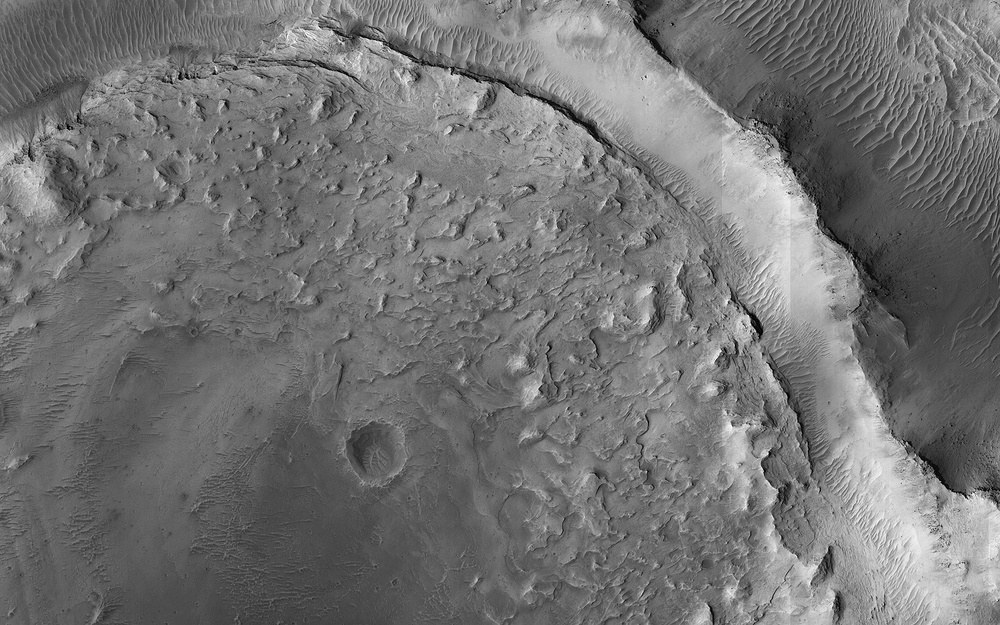
%> input picture vision/task_2  Feature Calculation/ImgPIA.jpg, 1000 x 625 px, shrunk from 1440 x 900 before the run
$ octave harlack_co_occurence.m   (GNU Octave 9; MATLAB toolbox functions it lacks are replaced by stand-ins)
%> lines starting %> are read from the running program, lines starting %| are printed output that depends on the picture
clear;close all; clc;
% Prepare image
f = imread('ImgPIA.jpg');
%> f is the input picture: size 625x1000x3 uint8; min 0, max 255, mean 115
%convert image to gray
Igray = rgb2gray(f);
[im_upperLeft, im_upperRight, im_lowerLeft, im_lowerRight] = split(Igray);
%Ignoring warnings
warning('off')

% https://uk.mathworks.com/matlabcentral/answers/24669-down-quantization-8-bit-grey-to-n-bit-grey-n-8

% Reduce the number of bits to 32
reducedImage_32 = uint8((single(Igray)/256)*2^5);
%Split image
[im32_upperLeft, im32_upperRight, im32_lowerLeft, im32_lowerRight] = split(reducedImage_32);

% Reduce the number of bits to 8
reducedImage_8 = uint8((single(Igray)/256)*2^3);
%Split image
[im8_upperLeft, im8_upperRight, im8_lowerLeft, im8_lowerRight] = split(reducedImage_8);

% Reduce the number of bits to 6
reducedImage_6 = uint8((single(Igray)/256)*2^2.58496);
%Split image
[im6_upperLeft, im6_upperRight, im6_lowerLeft, im6_lowerRight] = split(reducedImage_6);

% Reduce the number of bits to 4
reducedImage_4 = uint8((single(Igray)/256)*2^2);
%Split image
[im4_upperLeft, im4_upperRight, im4_lowerLeft, im4_lowerRight] = split(reducedImage_4);
%> in split (call 5), `upperLeft = imcrop(f, [col1 row1 col2 row2]);`:
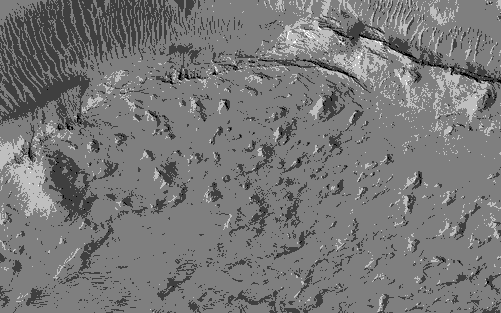
%> upperLeft: size 313x501 uint8; min 0, max 4, mean 1.88; drawn with min black and max white
%> in split (call 5), `upperRight = imcrop(f, [col3 row1 columns - col2 row2]);`:
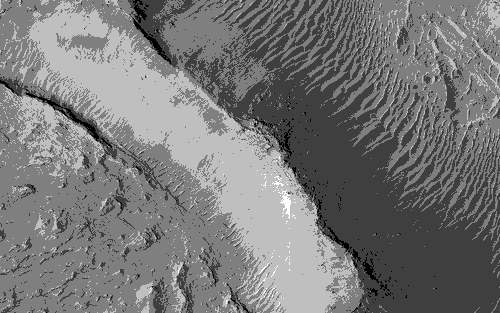
%> upperRight: size 313x500 uint8; min 0, max 4, mean 1.9; drawn with min black and max white
%> in split (call 5), `lowerLeft = imcrop(f, [col1 row3 col2 row2]);`:
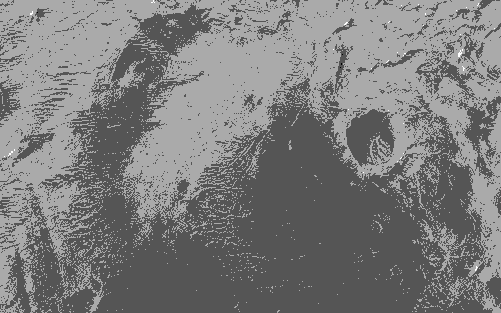
%> lowerLeft: size 313x501 uint8; min 0, max 3, mean 1.47; drawn with min black and max white
%> in split (call 5), `lowerRight = imcrop(f, [col3 row3 columns - col2 rows - row2]);`:
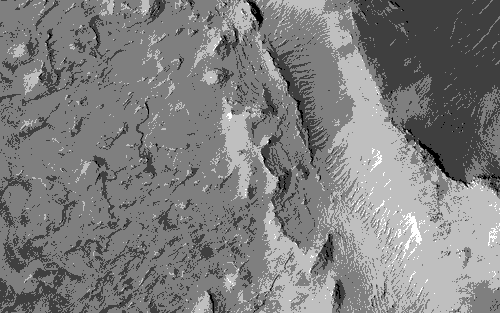
%> lowerRight: size 313x500 uint8; min 0, max 4, mean 1.99; drawn with min black and max white

% Reduce the number of bits to 2
reducedImage_2 = uint8((single(Igray)/256)*2^1);
%Split image
[im2_upperLeft, im2_upperRight, im2_lowerLeft, im2_lowerRight] = split(reducedImage_2);
%> in split (call 6), `upperRight = imcrop(f, [col3 row1 columns - col2 row2]);`:
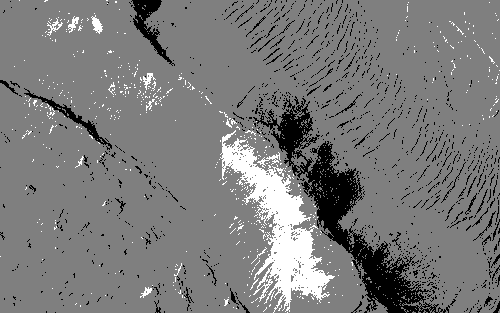
%> upperRight: size 313x500 uint8; min 0, max 2, mean 0.967; drawn with min black and max white
%> in split (call 6), `lowerRight = imcrop(f, [col3 row3 columns - col2 rows - row2]);`:
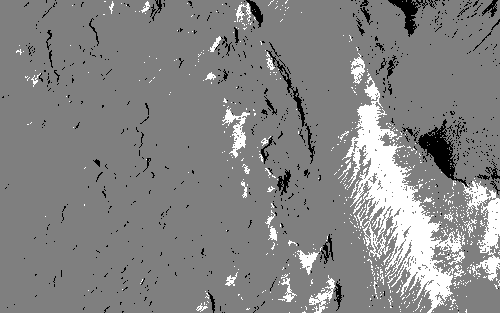
%> lowerRight: size 313x500 uint8; min 0, max 2, mean 1.05; drawn with min black and max white

%call functions and display relevant info
rotation = [0,45,90,135];

%call functions and display relevant info
disp('Grayscale image');
coocurancematrix(Igray, rotation)
disp('Grayscale image upper left');
coocurancematrix(im_upperLeft, rotation)
disp('Grayscale image upper right');
coocurancematrix(im_upperRight, rotation)
disp('Grayscale image lower left');
coocurancematrix(im_lowerLeft, rotation)
disp('Grayscale image lower right');
coocurancematrix(im_lowerRight, rotation)

disp('32 Bit image');
coocurancematrix(reducedImage_32, rotation)
disp('32 Bit image upper left');
coocurancematrix(im32_upperLeft, rotation)
disp('32 Bit image upper right');
coocurancematrix(im32_upperRight, rotation)
disp('32 Bit image lower left');
coocurancematrix(im32_lowerLeft, rotation)
disp('32 Bit image lower right');
coocurancematrix(im32_lowerRight, rotation)


disp('8 Bit image');
coocurancematrix(reducedImage_8, rotation)
disp('8 Bit image upper left');
coocurancematrix(im8_upperLeft, rotation)
disp('8 Bit image upper right');
coocurancematrix(im8_upperRight, rotation)
disp('8 Bit image lower left');
coocurancematrix(im8_lowerLeft, rotation)
disp('8 Bit image lower right');
coocurancematrix(im8_lowerRight, rotation)

disp('6 Bit image');
coocurancematrix(reducedImage_6, rotation)
disp('6 Bit image upper left');
coocurancematrix(im6_upperLeft, rotation)
disp('6 Bit image upper right');
coocurancematrix(im6_upperRight, rotation)
disp('6 Bit image lower left');
coocurancematrix(im6_lowerLeft, rotation)
disp('6 Bit image lower right');
coocurancematrix(im6_lowerRight, rotation)

disp('4 Bit image');
coocurancematrix(reducedImage_4, rotation)
disp('4 Bit image upper left');
coocurancematrix(im4_upperLeft, rotation)
disp('4 Bit image upper right');
coocurancematrix(im4_upperRight, rotation)
disp('4 Bit image lower left');
coocurancematrix(im4_lowerLeft, rotation)
disp('4 Bit image lower right');
coocurancematrix(im4_lowerRight, rotation)


disp('2 Bit image');
coocurancematrix(reducedImage_2, rotation)
disp('2 Bit image upper left');
coocurancematrix(im2_upperLeft, rotation)
disp('2 Bit image upper right');
coocurancematrix(im2_upperRight, rotation)
disp('2 Bit image lower left');
coocurancematrix(im2_lowerLeft, rotation)
disp('2 Bit image lower right');
coocurancematrix(im2_lowerRight, rotation)

function[upperLeft, upperRight, lowerLeft, lowerRight] = split(f)
%https://uk.mathworks.com/matlabcentral/answers/46699-how-to-segment-divide-an-image-into-4-equal-halves
[rows, columns, ~] = size(f);
% Get the rows and columns to split at,
% Taking care to handle odd-size dimensions:
col1 = 1;
col2 = floor(columns/2);
col3 = col2 + 1;
row1 = 1;
row2 = floor(rows/2);
row3 = row2 + 1;
% Now crop
upperLeft = imcrop(f, [col1 row1 col2 row2]);
upperRight = imcrop(f, [col3 row1 columns - col2 row2]);
lowerLeft = imcrop(f, [col1 row3 col2 row2]);
lowerRight = imcrop(f, [col3 row3 columns - col2 rows - row2]);
end

function coocurancematrix(image, rotation)
%> called with rotation = [0 45 90 135]
%For loop go over each different rotation and offset
for K=1:length(rotation)
    %roatate the image
    angled = imrotate(image, rotation(K));
    %0-D offset
    glcm = graycomatrix(angled, 'offset', [0 1]);
    disp('0 -D offset')
    stats(glcm, rotation(K))
    %-D D offset
    glcm = graycomatrix(angled, 'offset', [-1 1]);
    disp('-D D offset')
    stats(glcm, rotation(K))
    %-D 0 offset
    glcm = graycomatrix(angled, 'offset', [-1 0]);
    disp('-D 0 offset')
    stats(glcm, rotation(K))

    %-D -D offset
    glcm = graycomatrix(angled, 'offset', [-1 -1]);
    disp('-D -D offset')
    stats(glcm, rotation(K))
end
%> this loop made 4 passes
%> (printed output is left out)
%> the loop in coocurancematrix (call 2), `for K=1:length(rotation)` made 4 passes
%> (printed output is left out)
%> the loop in coocurancematrix (call 9), `for K=1:length(rotation)` made 4 passes
%> pass 2, in coocurancematrix (call 9), `angled = imrotate(image, rotation(K));`:
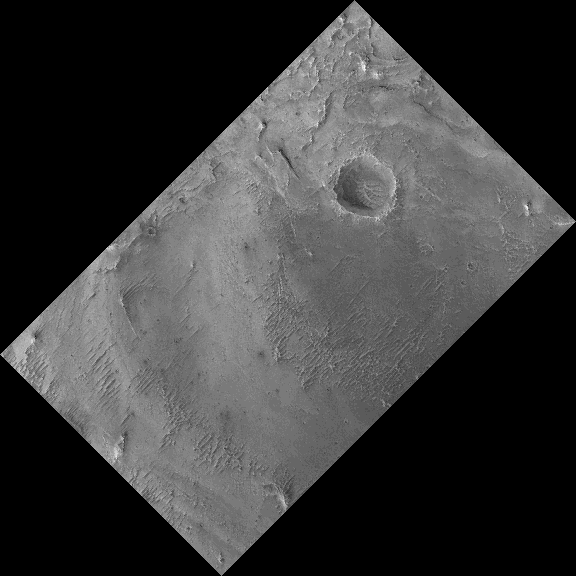
%> angled: size 576x576 uint8; min 0, max 25, mean 5.6; drawn with min black and max white

end

function stats(glcm, rotation)
%heavily based on https://www.imageeprocessing.com/2019/04/texture-measures-from-glcm-matlab-code.html

%divide original by sum
GLCMProb = glcm./sum(glcm(:));
%Create a mesh grid of size 1 to size of glcm by 1 to size of glcm
[jj,ii]=meshgrid(1:size(glcm,1),1:size(glcm,2));
%Create final mesh
ij=ii-jj;
%calculate features
Con = sum(sum(GLCMProb.*(ij).^2));
Hom = sum(sum(GLCMProb./(1+(ij).^2)));
Asm = sum(sum(GLCMProb.^2));
Meanx = sum(sum(GLCMProb.*ii));
Meany = sum(sum(GLCMProb.*jj));
%more calculations
Energy = sqrt(Asm);
MaxGLCM = max(GLCMProb(:));
Entropy = sum(sum(-GLCMProb .* log10(GLCMProb+0.00001)));
GLCMMean = (Meanx+Meany)/2;
%complete variance of x and y
Varx = sum(sum(GLCMProb.*(ii-Meanx).^2));
Vary = sum(sum(GLCMProb.*(jj-Meany).^2));
%combine variance for overall
GLCMVar = (Varx+Vary)/2;
%calculate correlation
GLCMCorrelation = sum(sum(GLCMProb.*(ii-Meanx).*(jj-Meany)/sqrt(Varx*Vary)));
%print
fprintf('Rotation is')
disp(rotation)
fprintf("Contrast:%f\nHomogeneity:%f\n",Con,Hom);
fprintf("Angular Second Moment :%f\nMax Probability:%f\nEntropy:%f\nEnergy:%f\n",Asm,MaxGLCM,Entropy,Energy);
fprintf("GLCM Mean:%f\nGLCM Variance:%f\nGLCM Correlation:%f\n",GLCMMean,GLCMVar,GLCMCorrelation);
fprintf("----------------------------------------------------------\n")
end
